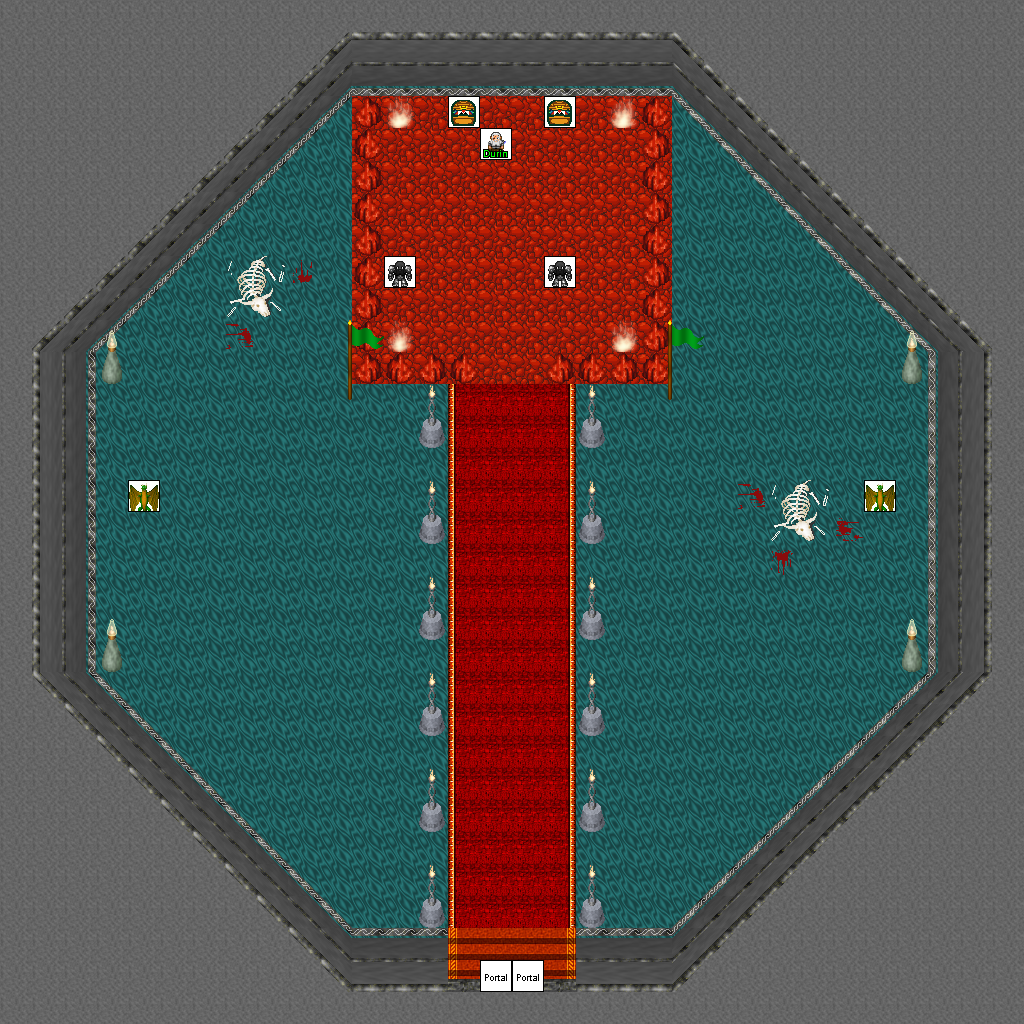

Rendered tile map (Tiled .tmx) drawn with the repository's tilesets; below, a short description and the map source with its tile grids summarised:
An orthogonal 32x32 tile map with 32x32 px tiles, 5 tile layers (0_floor, 1_terrain, 2_object, 3_roof, ...), 2 hidden layers not drawn, 19 tilesets.

<map version="1.8" tiledversion="1.8.4" orientation="orthogonal" renderorder="right-down" width="32" height="32" tilewidth="32" tileheight="32" infinite="0" nextlayerid="8" nextobjectid="1">
 <tileset firstgid="1" name="logic/collision" tilewidth="32" tileheight="32" tilecount="1" columns="1">
  <image source="../../tileset/logic/collision.png" width="32" height="32" />
 </tileset>
 <tileset firstgid="2" name="logic/creature/dwarf" tilewidth="32" tileheight="32" tilecount="8" columns="8">
  <image source="../../tileset/logic/creature/dwarf.png" width="256" height="32" />
 </tileset>
 <tileset firstgid="10" name="ground/indoor/floor_tiles2" tilewidth="32" tileheight="32" tilecount="6" columns="3">
  <image source="../../tileset/ground/indoor/floor_tiles2.png" width="96" height="64" />
 </tileset>
 <tileset firstgid="16" name="ground/rock/rock_red" tilewidth="32" tileheight="32" tilecount="10" columns="2">
  <image source="../../tileset/ground/rock/rock_red.png" width="64" height="160" />
 </tileset>
 <tileset firstgid="26" name="ground/red_paving" tilewidth="32" tileheight="32" tilecount="24" columns="3">
  <image source="../../tileset/ground/red_paving.png" width="96" height="256" />
 </tileset>
 <tileset firstgid="50" name="terrain/ground/stone" tilewidth="32" tileheight="32" tilecount="4" columns="4">
  <image source="../../tileset/terrain/ground/stone.png" width="128" height="32" />
 </tileset>
 <tileset firstgid="54" name="item/corpse/huge_animal" tilewidth="32" tileheight="32" tilecount="16" columns="2">
  <image source="../../tileset/item/corpse/huge_animal.png" width="64" height="256" />
 </tileset>
 <tileset firstgid="70" name="item/blood/nsew_stains" tilewidth="32" tileheight="32" tilecount="4" columns="2">
  <image source="../../tileset/item/blood/nsew_stains.png" width="64" height="64" />
 </tileset>
 <tileset firstgid="74" name="item/flagpole" tilewidth="32" tileheight="32" tilecount="3" columns="1">
  <image source="../../tileset/item/flagpole.png" width="32" height="96" />
 </tileset>
 <tileset firstgid="77" name="items/banners/flag" tilewidth="32" tileheight="32" tilecount="12" columns="3">
  <image source="../../tileset/item/banners/flag.png" width="96" height="128" />
 </tileset>
 <tileset firstgid="89" name="furniture/light/dark_torch" tilewidth="32" tileheight="32" tilecount="8" columns="2">
  <image source="../../tileset/furniture/light/dark_torch.png" width="64" height="128" />
 </tileset>
 <tileset firstgid="97" name="building/stairs/stairs_orange" tilewidth="32" tileheight="32" tilecount="12" columns="3">
  <image source="../../tileset/building/stairs/stairs_orange.png" width="96" height="128" />
 </tileset>
 <tileset firstgid="109" name="building/wall/int_grey" tilewidth="32" tileheight="32" tilecount="121" columns="11">
  <image source="../../tileset/building/wall/int_grey.png" width="352" height="352" />
 </tileset>
 <tileset firstgid="230" name="building/entrance/grey" tilewidth="32" tileheight="32" tilecount="25" columns="5">
  <image source="../../tileset/building/entrance/grey.png" width="160" height="160" />
 </tileset>
 <tileset firstgid="255" name="logic/portal" tilewidth="32" tileheight="32" tilecount="24" columns="8">
  <image source="../../tileset/logic/portal.png" width="256" height="96" />
 </tileset>
 <tileset firstgid="279" name="logic/creature/dragon" tilewidth="32" tileheight="32" tilecount="8" columns="8">
  <image source="../../tileset/logic/creature/dragon.png" width="256" height="32" />
 </tileset>
 <tileset firstgid="287" name="logic/creature/golem" tilewidth="32" tileheight="32" tilecount="4" columns="4">
  <image source="../../tileset/logic/creature/golem.png" width="128" height="32" />
 </tileset>
 <tileset firstgid="291" name="furniture/light/flames" tilewidth="32" tileheight="32" tilecount="6" columns="6">
  <image source="../../tileset/furniture/light/flames.png" width="192" height="32" />
 </tileset>
 <tileset firstgid="297" name="hybrid" tilewidth="32" tileheight="32" tilecount="16" columns="8">
  <image source="../../tileset/logic/creature/hybrid.png" width="256" height="64" />
 </tileset>
 <layer id="1" name="0_floor" width="32" height="32">
  <data>[1024 cells, 1024 non-empty, 15 distinct tile ids]</data>
 </layer>
 <layer id="2" name="1_terrain" width="32" height="32">
  <data>[1024 cells, 139 non-empty, 30 distinct tile ids]</data>
 </layer>
 <layer id="3" name="2_object" width="32" height="32">
  <data>[1024 cells, 34 non-empty, 6 distinct tile ids]</data>
 </layer>
 <layer id="4" name="3_roof" width="32" height="32">
  <data>[1024 cells, 24 non-empty, 6 distinct tile ids]</data>
 </layer>
 <layer id="5" name="objects" width="32" height="32">
  <data>[1024 cells, 9 non-empty, 5 distinct tile ids]</data>
 </layer>
 <layer id="6" name="collision" width="32" height="32" visible="0" opacity="0.25">
  <data>[1024 cells, 542 non-empty, 1 distinct tile ids]</data>
 </layer>
 <layer id="7" name="protection" width="32" height="32" visible="0">
  <data>[1024 cells, 0 non-empty, 0 distinct tile ids]</data>
 </layer>
</map>
